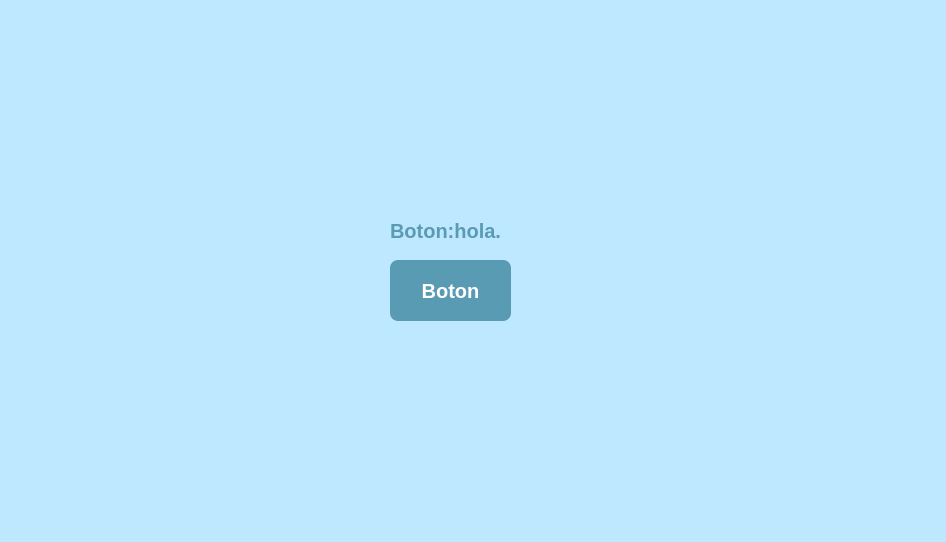
<?xml version="1.0" encoding="UTF-8"?>
<ui version="4.0">
 <class>Form</class>
 <widget class="QWidget" name="Form">
  <property name="geometry">
   <rect>
    <x>0</x>
    <y>0</y>
    <width>946</width>
    <height>542</height>
   </rect>
  </property>
  <property name="font">
   <font>
    <pointsize>2</pointsize>
   </font>
  </property>
  <property name="windowTitle">
   <string>Form</string>
  </property>
  <property name="styleSheet">
   <string notr="true">background-color:rgb(190, 232, 255)</string>
  </property>
  <widget class="QLabel" name="lblMensaje">
   <property name="geometry">
    <rect>
     <x>230</x>
     <y>220</y>
     <width>431</width>
     <height>21</height>
    </rect>
   </property>
   <property name="font">
    <font>
     <family>Arial</family>
     <pointsize>-1</pointsize>
     <weight>75</weight>
     <bold>true</bold>
    </font>
   </property>
   <property name="styleSheet">
    <string notr="true">color:#599bb3;
font-family:Arial;
	font-size:20px;
	font-weight:bold;</string>
   </property>
   <property name="text">
    <string>Boton:hola.</string>
   </property>
   <property name="alignment">
    <set>Qt::AlignCenter</set>
   </property>
  </widget>
  <widget class="QPushButton" name="btnEmpezar">
   <property name="geometry">
    <rect>
     <x>390</x>
     <y>260</y>
     <width>121</width>
     <height>61</height>
    </rect>
   </property>
   <property name="font">
    <font>
     <family>Arial</family>
     <pointsize>-1</pointsize>
     <weight>75</weight>
     <bold>true</bold>
     <underline>false</underline>
     <strikeout>false</strikeout>
    </font>
   </property>
   <property name="styleSheet">
    <string notr="true">QPushButton {
	box-shadow: 0px 10px 14px -7px #276873;
	background:linear-gradient(to bottom, #599bb3 5%, #408c99 100%);
	background-color:#599bb3;
	border-radius:8px;
	display:inline-block;
	cursor:pointer;
	color:#ffffff;
	font-family:Arial;
	font-size:20px;
	font-weight:bold;
	padding:13px 32px;
	text-decoration:none;
	text-shadow:0px 1px 0px #3d768a;
}
QPushButton:hover {
	background:linear-gradient(to bottom, #408c99 5%, #599bb3 100%);
	background-color:#408c99;
}</string>
   </property>
   <property name="text">
    <string>Boton</string>
   </property>
  </widget>
  <zorder>btnEmpezar</zorder>
  <zorder>lblMensaje</zorder>
 </widget>
 <resources/>
 <connections/>
</ui>
